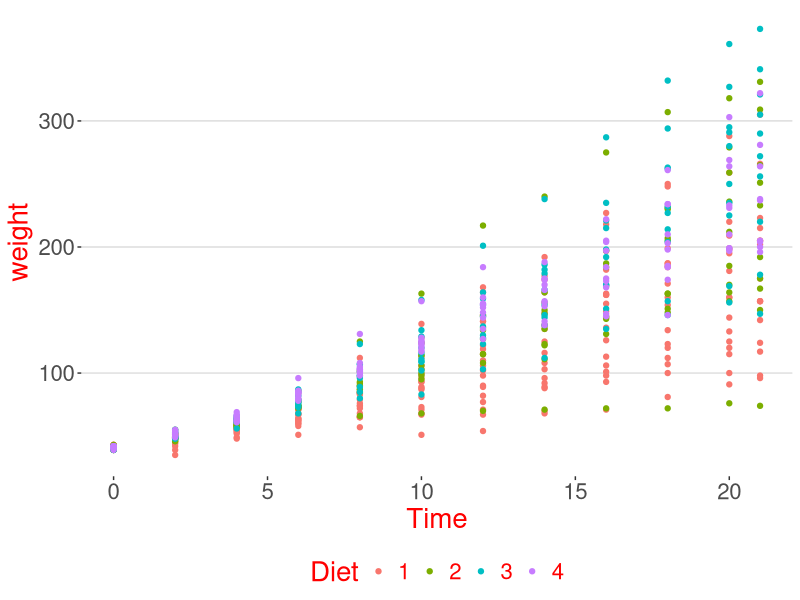
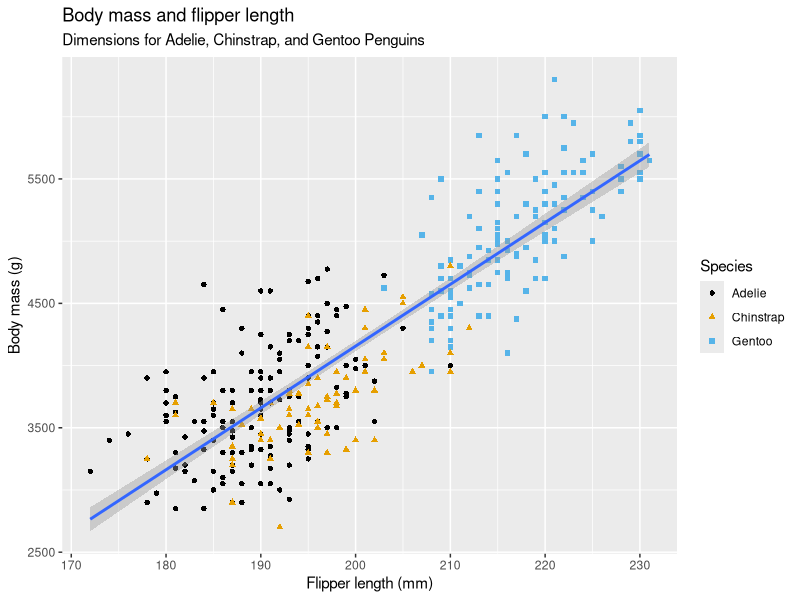
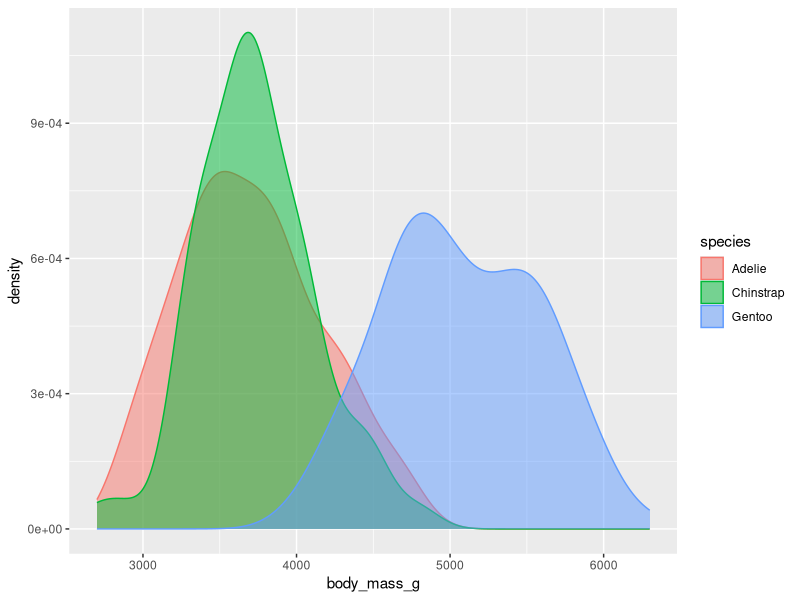
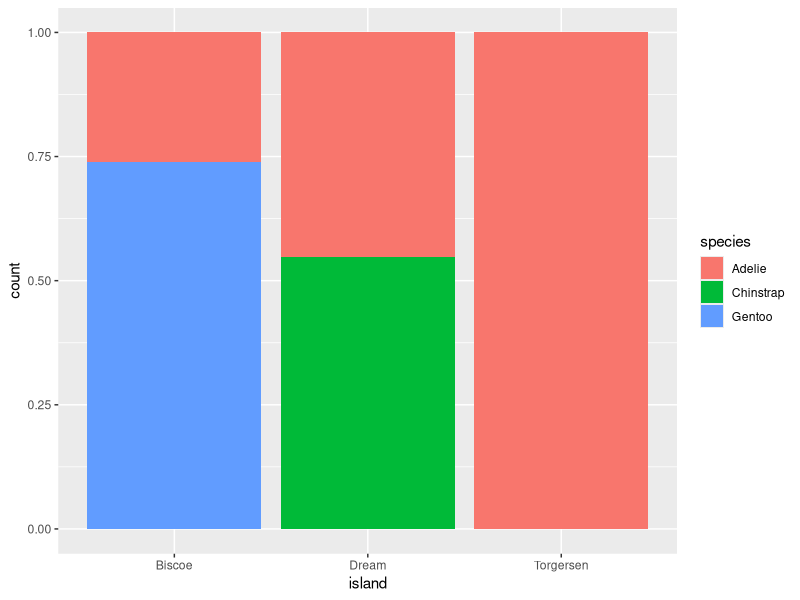
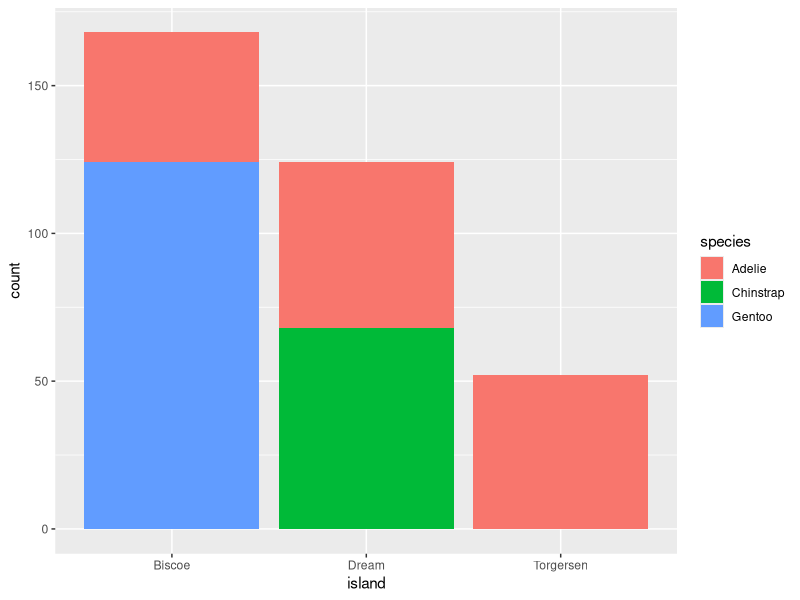
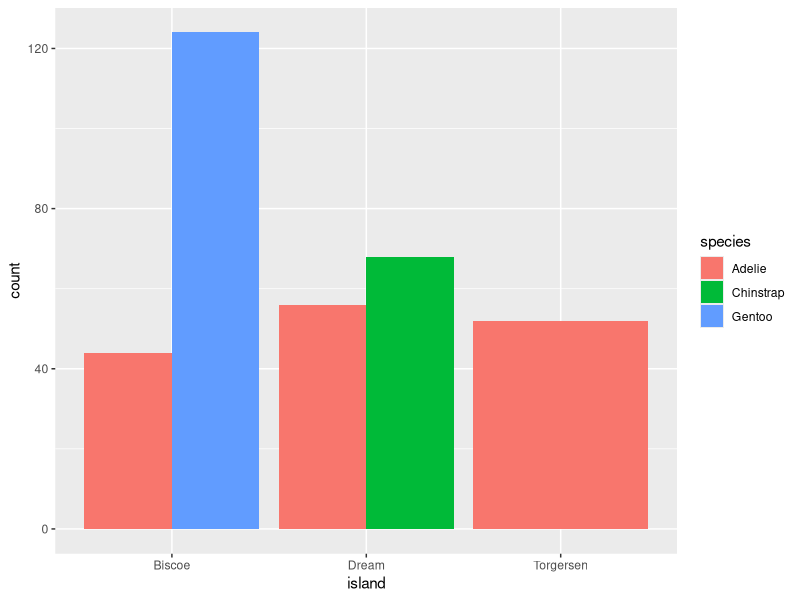

These figures' R source, in order:
## ---- chunk 1
library(tidyverse)
## ---- chunk 2
plot_with_theme <- ggplot(ChickWeight,
       aes(x = Time, 
           y = weight,
           color = Diet)) +
  geom_point() +
  theme(text = element_text(colour="red",
                            size=20),
        panel.grid.major.y=element_line(color="gray", size=0.25),
        panel.grid.major.x=element_blank(),
        panel.grid.minor=element_blank(),
        panel.background=element_rect(fill="white", color=NA),
        plot.background=element_rect(fill="white", color=NA),
        legend.background=element_rect(fill="white", color=NA),
        legend.position = "bottom"
        )
## ---- chunk 3
plot_with_theme
## ---- chunk 4
library(palmerpenguins) # First: install.packages("palmerpenguins")
library(ggthemes) # First: install.packages("ggthemes)

summary(penguins)
## ---- chunk 5
example_graph_1 <- ggplot(
  data = penguins,
  mapping = aes(x = flipper_length_mm, y = body_mass_g)
) +
  geom_point(aes(color = species, shape = species)) +
  geom_smooth(method = "lm") +
  labs(
    title = "Body mass and flipper length",
    subtitle = "Dimensions for Adelie, Chinstrap, and Gentoo Penguins",
    x = "Flipper length (mm)", y = "Body mass (g)",
    color = "Species", shape = "Species"
  ) +
  scale_color_colorblind()
## ---- chunk 6
example_graph_1
## ---- chunk 7
example_graph_2 <- ggplot(penguins, 
                          aes(x = body_mass_g, 
                              color = species, 
                              fill = species)) +
  geom_density(alpha = 0.5)
## ---- chunk 8
example_graph_2
## ---- chunk 9
example_graph_3 <- ggplot(penguins, 
                          aes(x = island, 
                              fill = species)) +
  geom_bar(position = "fill")
## ---- chunk 10
example_graph_3
## ---- chunk 11
example_graph_4 <- ggplot(penguins, 
                          aes(x = island, 
                              fill = species)) +
  geom_bar(position = "stack")
## ---- chunk 12
example_graph_4
## ---- chunk 13
example_graph_5 <- ggplot(penguins, 
                          aes(x = island, 
                              fill = species)) +
  geom_bar(position = "dodge")
## ---- chunk 14
example_graph_5
